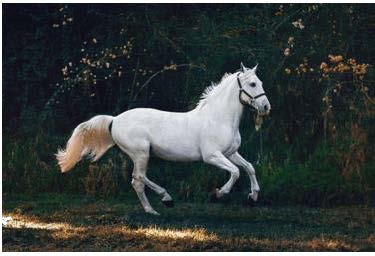
#> input picture horse.jpg, 375 x 256 px
$ jupyter execute week7.ipynb
#> lines starting #> are read from the running program, lines starting #| are printed output that depends on the picture; after the words box and inside, x2 and y2 are one past the last pixel; in counts of white or black regions, pixels touching at a corner belong together
[cell 1]
import cv2
import numpy as np
import matplotlib.pyplot as plt
from sklearn.cluster import KMeans

# Load image
image = cv2.imread('horse.jpg')
#> image is the input picture: shape (256, 375, 3); mean B, G, R 60.2, 61.2, 55.5
image_rgb = cv2.cvtColor(image, cv2.COLOR_BGR2RGB)

# Convert to Grayscale
gray = cv2.cvtColor(image, cv2.COLOR_BGR2GRAY)
plt.figure(figsize=(8,4))
plt.subplot(1,2,1)
plt.imshow(image_rgb)
plt.title("Original Image")
plt.axis('off')
plt.subplot(1,2,2)
plt.imshow(gray, cmap='gray')
plt.title("Grayscale Image")
plt.axis('off')
plt.show()

[cell 2]
# Reshape into pixel list
pixel_values = image_rgb.reshape((-1, 3))
pixel_values = np.float32(pixel_values)
print("Shape of pixel array:", pixel_values.shape)
#| Shape of pixel array: (96000, 3)

[cell 3]
# Apply K-Means
k = 2
kmeans = KMeans(n_clusters=k, random_state=0)
labels = kmeans.fit_predict(pixel_values) #a grid the same size as the image, where each value is the 'bucket' the corresponding pixel belongs to
centers = np.uint8(kmeans.cluster_centers_) #average color of each pixel
print("Cluster centers:\n", centers)

[cell 4]
# Reconstruct segmented image
segmented_image = centers[labels.flatten()] #make labels into a 1D array, and replace each label with the corresponding center color
segmented_image = segmented_image.reshape(image_rgb.shape)
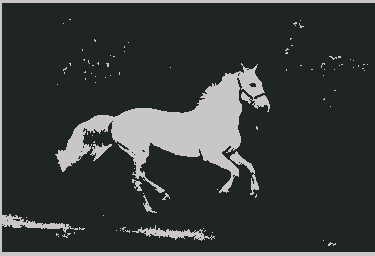
#> segmented_image: shape (256, 375, 3); mean R, G, B 54.7, 60.4, 59.4
# Display
plt.figure(figsize=(8,4))
plt.subplot(1,2,1)
plt.title("Original")
plt.imshow(image_rgb)
plt.axis('off')
plt.subplot(1,2,2)
plt.title(f"K-Means Segmentation (k={k})")
plt.imshow(segmented_image)
plt.axis('off')
plt.show()
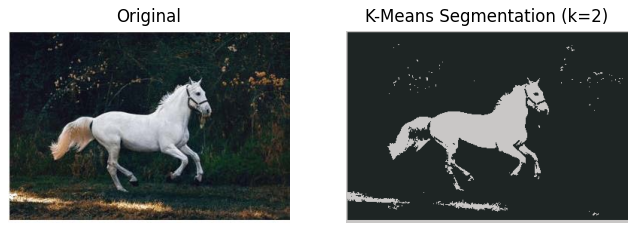
#> figure drawn by matplotlib, 2 panels

[cell 5]
# Preprocessing: remove small fluctuations (noise)
blur = cv2.GaussianBlur(gray, (3,3), 0)
# Thresholding (separate foreground and background),
# this converts image to binary and gives a rough idea of where objects are (initial guess)
_, thresh = cv2.threshold(blur, 0, 255, cv2.THRESH_BINARY + cv2.THRESH_OTSU) #converting blurred image to a black&white image, whereby pixels above a certain threshold are set to white, and those below are set to black. The threshold is automatically determined using Otsu's method.
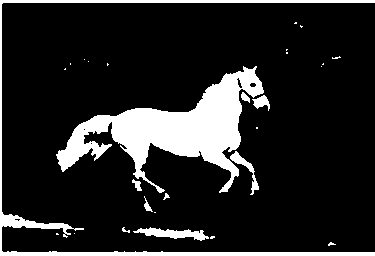
#> thresh: shape (256, 375); 14.6% white; 28 white regions (18 under 20 px), largest, box (x1, y1, x2, y2) and area: (56, 66, 264, 193) 9078, (0, 0, 375, 256) 3731, (133, 227, 209, 241) 501
plt.figure(figsize=(4,4))
plt.imshow(thresh, cmap='gray')
plt.title("Thresholded Image")
plt.axis('off')
plt.show()

[cell 6]
# Morphological Opening (this romoves small white noise in the mask)
kernel = np.ones((3,3), np.uint8)
opening = cv2.morphologyEx(thresh, cv2.MORPH_OPEN, kernel, iterations=2) #removes noise by eroding the image and then dilating it back to its original size. The number of iterations determines how aggressive the opening is.
#> opening: shape (256, 375); 13.2% white; 13 white regions, largest, box (x1, y1, x2, y2) and area: (57, 69, 263, 176) 8535, (0, 251, 375, 256) 1514, (0, 0, 375, 4) 1128
# Sure background
sure_bg = cv2.dilate(opening, kernel, iterations=2) #makes white areas bigger, so that we are sure to include all of the background (but may also include some foreground)
#> sure_bg: shape (256, 375); 17.9% white; 7 white regions, largest, box (x1, y1, x2, y2) and area: (55, 67, 270, 190) 11227, (0, 249, 375, 256) 2274, (0, 0, 375, 6) 1880
plt.figure(figsize=(4,4))
plt.imshow(sure_bg, cmap='gray')
plt.title("Sure Background")
plt.axis('off')
plt.show()

[cell 7]
# Distance transform (find object centers)
dist_transform = cv2.distanceTransform(opening, cv2.DIST_L2, 5) #calculates the distance from white pixels to nearest black boundary. This helps to identify the central regions of objects, which are likely to be the most distinct and less likely to be affected by noise.
# Sure foreground (keeps only the central parts of objects, high-confidence regions)
_, sure_fg = cv2.threshold(dist_transform,
0.2*dist_transform.max(), 255, 0) #keeps only pixels that are at least 20% of the maximum distance from the boundary, which are likely to be the most central and distinct parts of the objects.
#> sure_fg: shape (256, 375) float32; 5.2% white; 5 white regions (1 under 20 px), largest, box (x1, y1, x2, y2) and area: (116, 79, 237, 165) 4667, (62, 131, 84, 163) 223, (89, 120, 106, 127) 81, (244, 74, 252, 83) 37
plt.figure(figsize=(4,4))
plt.imshow(sure_fg, cmap='gray')
plt.title("Sure Foreground")
plt.axis('off')
plt.show()

[cell 8]
# Unknown region
sure_fg = np.uint8(sure_fg)
unknown = cv2.subtract(sure_bg, sure_fg)
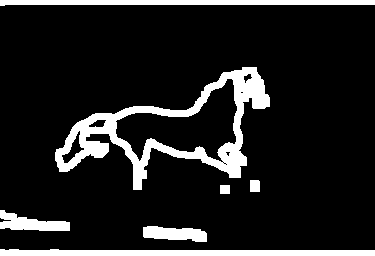
#> unknown: shape (256, 375); 12.7% white; 7 white regions, largest, box (x1, y1, x2, y2) and area: (55, 67, 270, 190) 6219, (0, 249, 375, 256) 2274, (0, 0, 375, 6) 1880
plt.figure(figsize=(4,4))
plt.imshow(unknown, cmap='gray')
plt.title("Unknown Region")
plt.axis('off')
plt.show()

[cell 9]
# Markers
_, markers = cv2.connectedComponents(sure_fg)
#> markers: shape (256, 375) int32; 6 distinct labels, from 0 to 5
markers = markers + 1
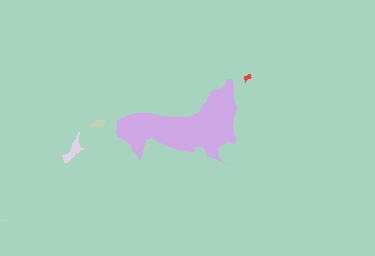
#> markers: shape (256, 375) int32; 6 distinct labels, from 1 to 6; one colour per label, 0 black
markers[unknown == 255] = 0
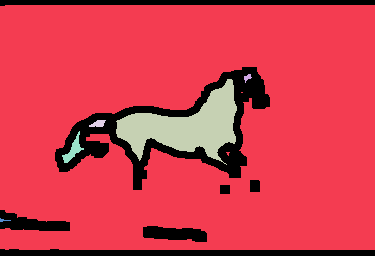
#> markers: shape (256, 375) int32; 7 distinct labels, from 0 to 6; one colour per label, 0 black
plt.figure(figsize=(4,4))
plt.imshow(markers, cmap='jet')

[cell 10]
# Apply Watershed (floods from markers, regions expand until they meet)
image_ws = image.copy()
markers = cv2.watershed(image_ws, markers) #floods from markers, boundarie are created where different regions meet.
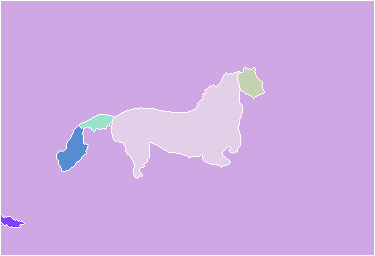
#> markers: shape (256, 375) int32; 7 distinct labels, from -1 to 6; one colour per label, 0 black, -1 white
image_ws[markers == -1] = [255, 0, 0] #mark boundaries in red
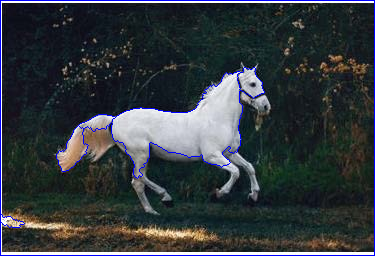
#> image_ws: shape (256, 375, 3); 2.08% of pixels changed, all inside (x1, y1, x2, y2) = (0, 0, 375, 256)
# Display
plt.figure(figsize=(8,4))
plt.subplot(1,2,1)
plt.title("Original")
plt.imshow(image_rgb)
plt.axis('off')
plt.subplot(1,2,2)
plt.title("Watershed Segmentation")
plt.imshow(image_ws)
plt.axis('off')
plt.show()
#> figure, not shown here; B, G, R data is drawn as R, G, B

[cell 11]
# Smooth image
blur = cv2.GaussianBlur(gray, (5, 5), 0)
# Edge detection
edges = cv2.Canny(blur, 50, 150)
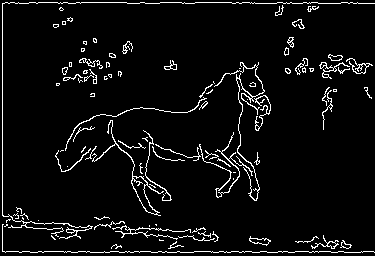
#> edges: shape (256, 375); 5.3% white in thin lines or dots
plt.figure(figsize=(4,4))
plt.imshow(edges, cmap='gray')
plt.title("Canny Edges")
plt.axis('off')
plt.show()

[cell 12]
# Find contours
contours, _ = cv2.findContours(
edges, cv2.RETR_EXTERNAL, cv2.CHAIN_APPROX_SIMPLE
)
#> contours = 97 contours, 73 with area under 20; largest, box (x1, y1, x2, y2) and area: (92, 120, 164, 216) 412, (214, 62, 265, 201) 99, (249, 236, 271, 246) 91, (199, 132, 253, 198) 78, (319, 62, 350, 79) 66
print("Number of contours:", len(contours))
#| Number of contours: 97

[cell 13]
# Draw contours
contour_image = image_rgb.copy()
cv2.drawContours(contour_image, contours, -1, (255, 0, 0), 1)
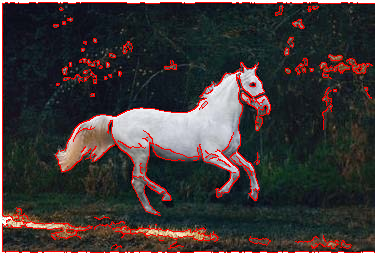
#> contour_image: shape (256, 375, 3); mean R, G, B 63.5, 56.2, 55.5
# Display results
plt.figure(figsize=(12,4))
plt.subplot(1,3,1)
plt.title("Original")
plt.imshow(image_rgb)
plt.axis('off')
plt.subplot(1,3,2)
plt.title("Edges")
plt.imshow(edges, cmap='gray')
plt.axis('off')
plt.subplot(1,3,3)
plt.title("Contours")
plt.imshow(contour_image)
plt.axis('off')
plt.show()

$ run again, with DINGO3_Frame0.jpg copied over horse.jpg
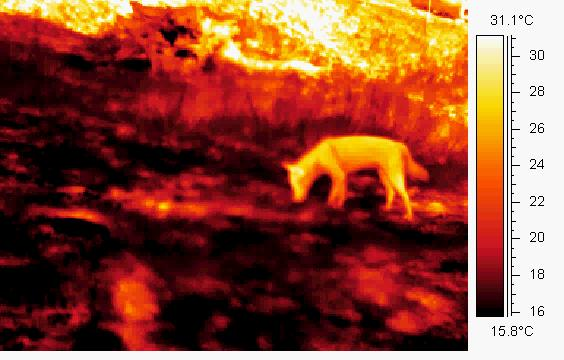
#> input picture DINGO3_Frame0.jpg, 564 x 360 px
#> image is the input picture: shape (360, 564, 3); mean B, G, R 54, 75.4, 142.6
#| Shape of pixel array: (203040, 3)
#> `_, thresh = cv2.threshold(blur, 0, 255, cv2.THRESH_BINARY + cv2.THRESH..`:
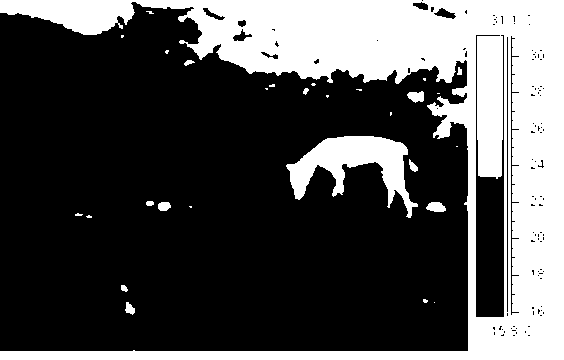
#> thresh: shape (360, 564); 30.8% white; 29 white regions (17 under 20 px), largest, box (x1, y1, x2, y2) and area: (0, 0, 564, 360) 57310, (286, 136, 418, 218) 4377, (426, 202, 446, 212) 153
#> opening: shape (360, 564); 29.4% white; 11 white regions, largest, box (x1, y1, x2, y2) and area: (0, 0, 564, 360) 48291, (287, 136, 413, 211) 4268, (477, 36, 503, 177) 3589
#> sure_bg: shape (360, 564); 33.3% white; 8 white regions, largest, box (x1, y1, x2, y2) and area: (0, 0, 564, 360) 61128, (285, 134, 415, 213) 5439, (426, 200, 447, 214) 268
#> unknown: shape (360, 564); 24.8% white; 9 white regions, largest, box (x1, y1, x2, y2) and area: (0, 0, 556, 360) 43679, (285, 134, 415, 213) 5169, (365, 28, 390, 53) 473
#> image_ws: shape (360, 564, 3); 2.43% of pixels changed, all inside (x1, y1, x2, y2) = (0, 0, 564, 360)
#> edges: shape (360, 564); 5.3% white in thin lines or dots
#> contours = 189 contours, 148 with area under 20; largest, box (x1, y1, x2, y2) and area: (475, 34, 505, 318) 8112, (505, 35, 509, 318) 564, (257, 43, 339, 67) 348, (512, 34, 521, 317) 225, (529, 85, 545, 97) 142
#| Number of contours: 189
#> `cv2.drawContours(contour_image, contours, -1, (255, 0, 0), 1)`:
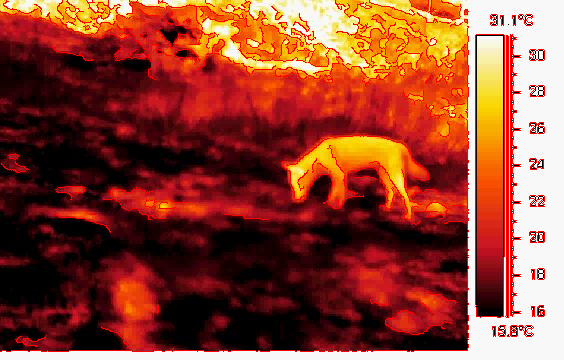
#> contour_image: shape (360, 564, 3); mean R, G, B 144.7, 67.9, 49.5
